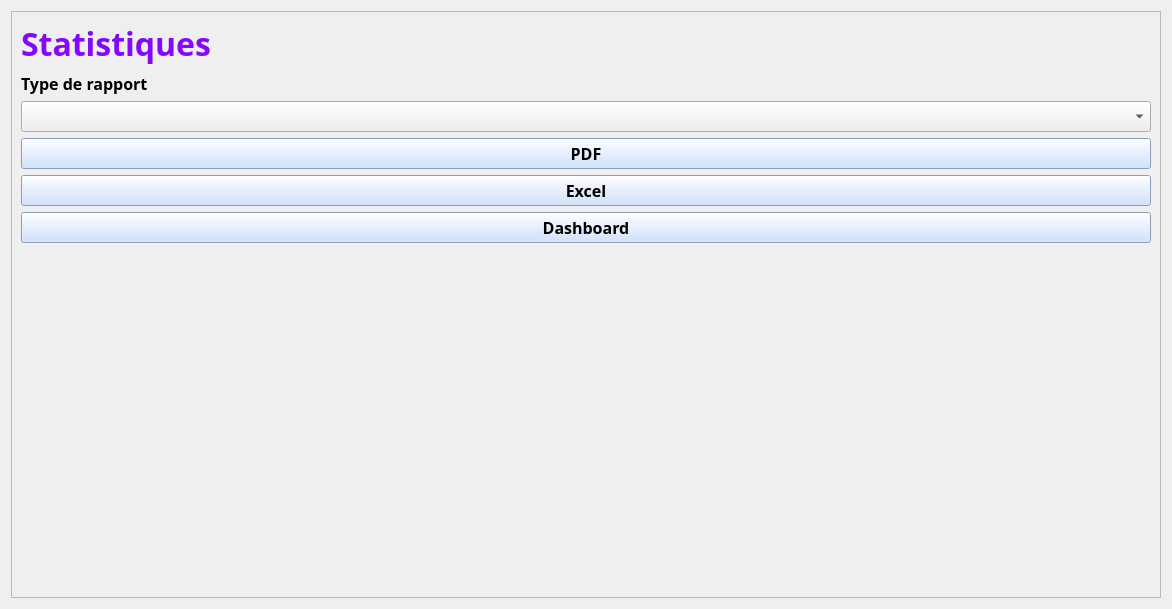
<?xml version="1.0" encoding="UTF-8"?>
<ui version="4.0">
 <class>FenetreStatistique</class>
 <widget class="QWidget" name="FenetreStatistique">
  <property name="geometry">
   <rect>
    <x>0</x>
    <y>0</y>
    <width>1172</width>
    <height>609</height>
   </rect>
  </property>
  <property name="windowTitle">
   <string>Form</string>
  </property>
  <layout class="QGridLayout" name="gridLayout_2">
   <item row="0" column="0">
    <widget class="QScrollArea" name="scrollArea">
     <property name="widgetResizable">
      <bool>true</bool>
     </property>
     <widget class="QWidget" name="scrollAreaWidgetContents">
      <property name="geometry">
       <rect>
        <x>0</x>
        <y>0</y>
        <width>1148</width>
        <height>585</height>
       </rect>
      </property>
      <layout class="QGridLayout" name="gridLayout_3">
       <item row="0" column="0">
        <layout class="QGridLayout" name="gridLayout">
         <item row="1" column="0">
          <widget class="QLabel" name="label_14">
           <property name="font">
            <font>
             <family>Corbel</family>
             <pointsize>12</pointsize>
             <weight>75</weight>
             <bold>true</bold>
            </font>
           </property>
           <property name="text">
            <string>Type de rapport</string>
           </property>
          </widget>
         </item>
         <item row="0" column="0" colspan="2">
          <widget class="QLabel" name="label">
           <property name="font">
            <font>
             <family>Corbel</family>
             <pointsize>24</pointsize>
             <weight>75</weight>
             <bold>true</bold>
            </font>
           </property>
           <property name="focusPolicy">
            <enum>Qt::NoFocus</enum>
           </property>
           <property name="styleSheet">
            <string notr="true">color: rgb(132, 8, 255);</string>
           </property>
           <property name="text">
            <string>Statistiques</string>
           </property>
          </widget>
         </item>
         <item row="3" column="0" colspan="2">
          <widget class="QPushButton" name="btn_pdf">
           <property name="minimumSize">
            <size>
             <width>2</width>
             <height>0</height>
            </size>
           </property>
           <property name="font">
            <font>
             <family>Corbel</family>
             <pointsize>12</pointsize>
             <weight>75</weight>
             <bold>true</bold>
            </font>
           </property>
           <property name="styleSheet">
            <string notr="true">background-color: rgb(196, 219, 255);</string>
           </property>
           <property name="text">
            <string>PDF</string>
           </property>
          </widget>
         </item>
         <item row="5" column="0" colspan="2">
          <widget class="QPushButton" name="btn_dashboard">
           <property name="minimumSize">
            <size>
             <width>2</width>
             <height>0</height>
            </size>
           </property>
           <property name="font">
            <font>
             <family>Corbel</family>
             <pointsize>12</pointsize>
             <weight>75</weight>
             <bold>true</bold>
            </font>
           </property>
           <property name="styleSheet">
            <string notr="true">background-color: rgb(196, 219, 255);</string>
           </property>
           <property name="text">
            <string>Dashboard</string>
           </property>
          </widget>
         </item>
         <item row="4" column="0" colspan="2">
          <widget class="QPushButton" name="btn_excel">
           <property name="minimumSize">
            <size>
             <width>2</width>
             <height>0</height>
            </size>
           </property>
           <property name="font">
            <font>
             <family>Corbel</family>
             <pointsize>12</pointsize>
             <weight>75</weight>
             <bold>true</bold>
            </font>
           </property>
           <property name="styleSheet">
            <string notr="true">background-color: rgb(196, 219, 255);</string>
           </property>
           <property name="text">
            <string>Excel</string>
           </property>
          </widget>
         </item>
         <item row="2" column="0" colspan="2">
          <widget class="QComboBox" name="comboBox_type_rapport">
           <property name="font">
            <font>
             <family>Corbel</family>
             <pointsize>12</pointsize>
             <weight>75</weight>
             <bold>true</bold>
            </font>
           </property>
           <property name="styleSheet">
            <string notr="true">border-bottom-color: rgb(0, 0, 0);</string>
           </property>
          </widget>
         </item>
         <item row="6" column="0">
          <spacer name="verticalSpacer">
           <property name="orientation">
            <enum>Qt::Vertical</enum>
           </property>
           <property name="sizeHint" stdset="0">
            <size>
             <width>20</width>
             <height>40</height>
            </size>
           </property>
          </spacer>
         </item>
        </layout>
       </item>
      </layout>
     </widget>
    </widget>
   </item>
  </layout>
 </widget>
 <resources/>
 <connections/>
</ui>
